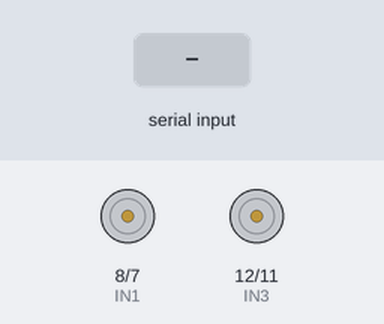
Bench run of a sketch on a simulated Arduino Uno, built with avr-gcc and run on an emulated ATmega328P. Parts: motor-driver pin pairs drawn as motors (green arrow = first pin HIGH = forward, orange = second pin HIGH = backward, longer = more drive, scaled by the enable pin). The inputs (shaded band) are chosen by the test bench. What the sketch prints to the serial monitor is not drawn.

Above: at 1.2 s.
1.3 s: "F" received over Serial
At 1.6 s:
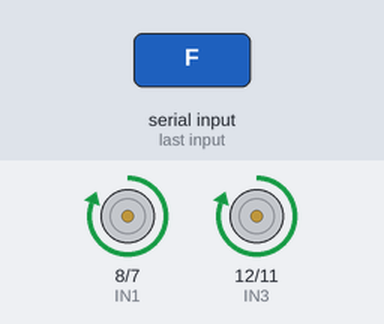
2.8 s: "B" received over Serial
At 4.0 s:
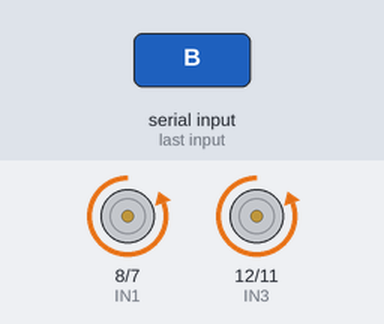
4.3 s: "L" received over Serial
At 5.1 s:
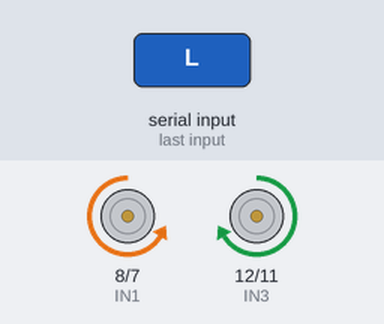
5.8 s: "R" received over Serial
At 6.2 s:
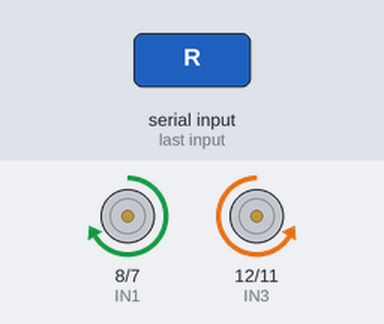
7.3 s: "F" received over Serial
At 8.5 s:
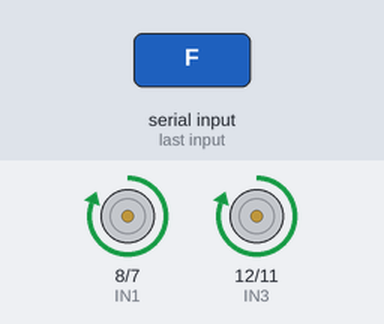
8.8 s: "B" received over Serial
At 9.7 s:
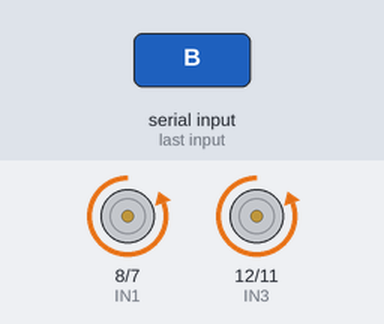
Timing chart, 0 to 11.3 s (numbered marks = the images above; inputs shaded):
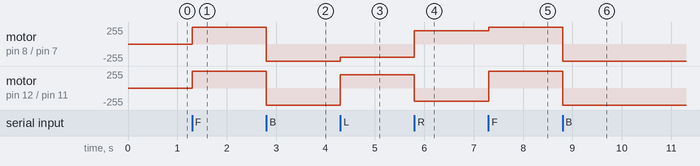

The sketch:

Smart_Wheel_Chair.ino
```cpp
// --- Arduino Code ---
int ENA = 9;
int IN1 = 8;
int IN2 = 7;
int ENB = 10;
int IN3 = 12;
int IN4 = 11;

void setup() {
  pinMode(ENA, OUTPUT);
  pinMode(IN1, OUTPUT);
  pinMode(IN2, OUTPUT);
  pinMode(ENB, OUTPUT);
  pinMode(IN3, OUTPUT);
  pinMode(IN4, OUTPUT);

  Serial.begin(9600);
  Serial.println("Wheelchair Ready");
}

void loop() {
  if (Serial.available()) {
    char command = Serial.read();

    if (command == 'F') forward();
    else if (command == 'B') backward();
    else if (command == 'L') left();
    else if (command == 'R') right();
    else if (command == 'S') stopMotor();
  }
}

void forward() {
  digitalWrite(IN1, HIGH);
  digitalWrite(IN2, LOW);
  digitalWrite(IN3, HIGH);
  digitalWrite(IN4, LOW);
  analogWrite(ENA, 255);
  analogWrite(ENB, 255);
}

void backward() {
  digitalWrite(IN1, LOW);
  digitalWrite(IN2, HIGH);
  digitalWrite(IN3, LOW);
  digitalWrite(IN4, HIGH);
  analogWrite(ENA, 255);
  analogWrite(ENB, 255);
}

void left() {
  digitalWrite(IN1, LOW);
  digitalWrite(IN2, HIGH);
  digitalWrite(IN3, HIGH);
  digitalWrite(IN4, LOW);
  analogWrite(ENA, 200);
  analogWrite(ENB, 200);
}

void right() {
  digitalWrite(IN1, HIGH);
  digitalWrite(IN2, LOW);
  digitalWrite(IN3, LOW);
  digitalWrite(IN4, HIGH);
  analogWrite(ENA, 200);
  analogWrite(ENB, 200);
}

void stopMotor() {
  digitalWrite(IN1, LOW);
  digitalWrite(IN2, LOW);
  digitalWrite(IN3, LOW);
  digitalWrite(IN4, LOW);
  analogWrite(ENA, 0);
  analogWrite(ENB, 0);
}
```

Measured:
- after the input at 1.3 s, motor on pin 8 (IN1) / pin 7 (IN2), motor on pin 12 (IN3) / pin 11 (IN4): stopped → forward 255/255 at once
- after the input at 2.8 s, motor on pin 8 (IN1) / pin 7 (IN2), motor on pin 12 (IN3) / pin 11 (IN4): forward 255/255 → backward 255/255 at once
- after the input at 4.3 s, motor on pin 8 (IN1) / pin 7 (IN2): backward 255/255 → backward 200/255 at once; motor on pin 12 (IN3) / pin 11 (IN4): backward 255/255 → forward 200/255 at once
- after the input at 5.8 s, motor on pin 8 (IN1) / pin 7 (IN2): backward 200/255 → forward 200/255 at once; motor on pin 12 (IN3) / pin 11 (IN4): forward 200/255 → backward 200/255 at once
- after the input at 7.3 s, motor on pin 8 (IN1) / pin 7 (IN2): forward 200/255 → forward 255/255 at once; motor on pin 12 (IN3) / pin 11 (IN4): backward 200/255 → forward 255/255 at once
- after the input at 8.8 s, motor on pin 8 (IN1) / pin 7 (IN2), motor on pin 12 (IN3) / pin 11 (IN4): forward 255/255 → backward 255/255 at once
